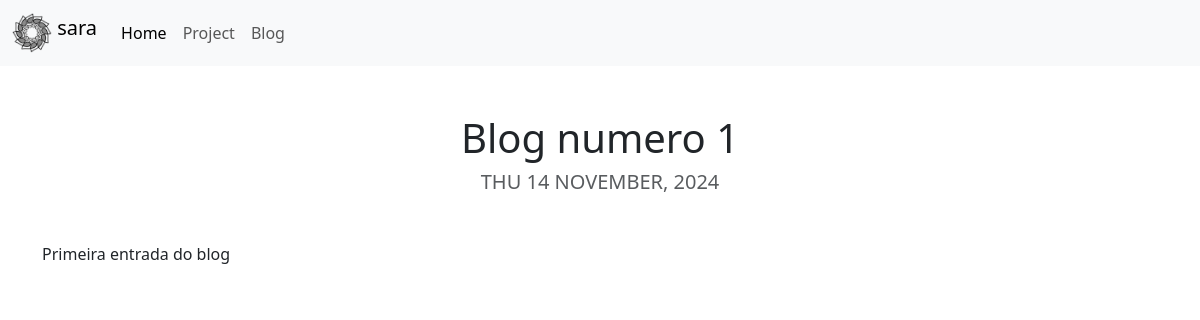
The app's page /blog/1/, older data.
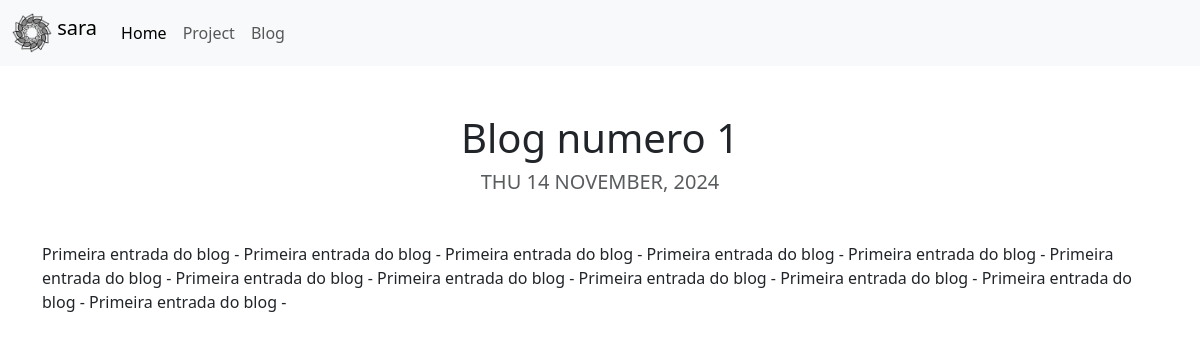
The same page, newer data.
### blog/models.py (models this page shows, shortened)
class Blog(models.Model):
    title = models.CharField(max_length=200)
    description = models.CharField(max_length=1000)
    date = models.DateField()
    image = models.ImageField(upload_to='portfolio/images/', blank=True)
    imageSec = models.ImageField(upload_to='portfolio/images/', blank=True)

### blog/views.py (the view)
# urls.py: path('<int:blog_id>/', views.detail, name='detail'),
def detail(request, blog_id):
    blog = get_object_or_404(Blog, pk=blog_id)
    return render(request, 'blog/detail.html', {'blog':blog})

### blog/templates/blog/detail.html (shortened to what this page needs)
{% extends 'portfolio/base.html' %} {% block content %}
<div class="container mt-3">
  <h1 class="text-center mt-5">{{ blog.title }}</h1>
  <h5 class="text-center text-muted mb-5">
    {{ blog.date|date:'D d F, Y'|upper}}
  </h5>
  <p>{{ blog.description|striptags }}</p>
</div>
{% endblock %}

Row changes from the older to the newer data that the page shows:
changed Blog "Blog numero 1": description "Primeira entrada do blog" → "Primeira entrada do blog - Primeira entrada do blog - Primeira entrada do blog - Primeira entrada do blog - Primeira entrada do blog - Primeira entrada do blog - Primeira entrada do blog - Primeira entrada do blog - Primeira entrada do blog - Primeira entrada do blog - Primeira entrada do blog - Primeira entrada do blog -"
